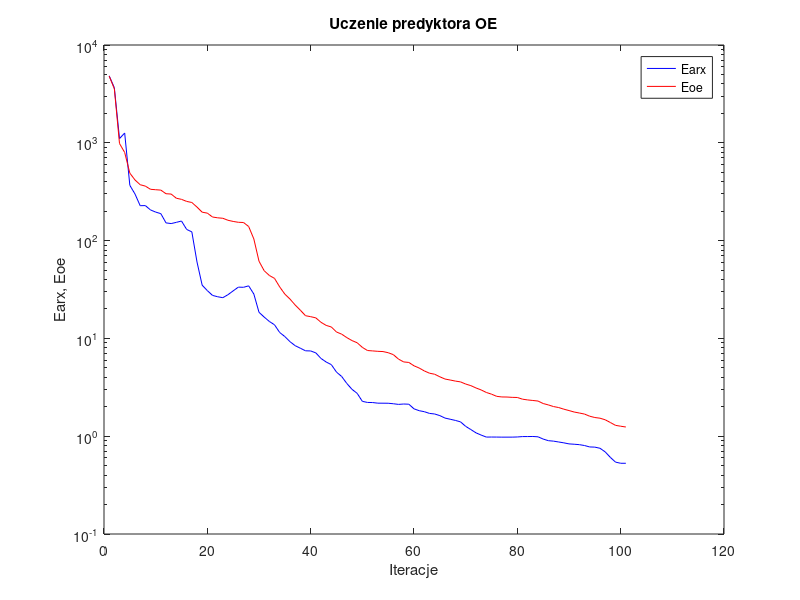
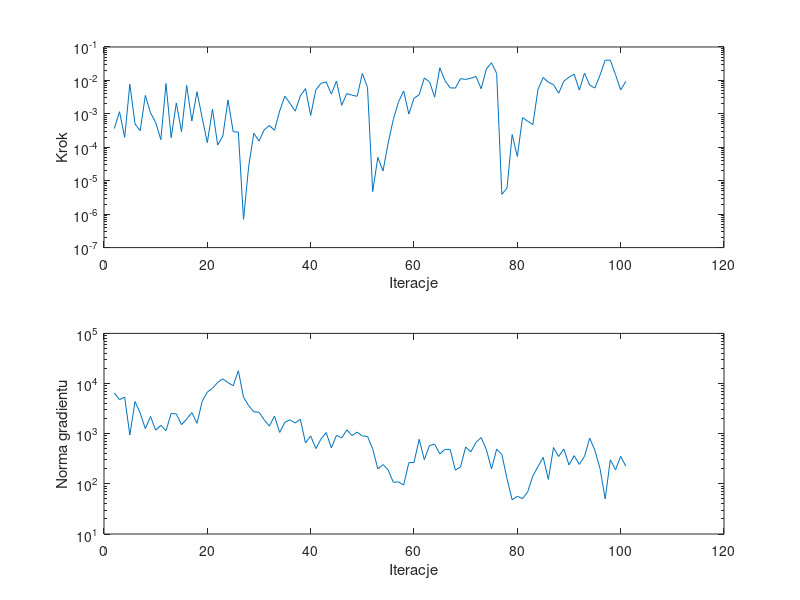

Reproduce these figures in MATLAB, in order.
%uczenie predyktora oe
clear all;
n=0; farx(n+1)=4.840023e+003; foe(n+1)=4.807347e+003; wspucz(n+1)=0.000000e+000; ng(n+1)=0.000000e+000;
%odnowa zmiennej metryki
n=1; farx(n+1)=3.662524e+003; foe(n+1)=3.568643e+003; krok(n+1)=3.643472e-004; ng(n+1)=6.502341e+003;
n=2; farx(n+1)=1.104509e+003; foe(n+1)=9.835989e+002; krok(n+1)=1.157298e-003; ng(n+1)=4.765558e+003;
n=3; farx(n+1)=1.258836e+003; foe(n+1)=7.969088e+002; krok(n+1)=1.993791e-004; ng(n+1)=5.360111e+003;
n=4; farx(n+1)=3.674376e+002; foe(n+1)=4.896939e+002; krok(n+1)=7.702766e-003; ng(n+1)=9.417648e+002;
n=5; farx(n+1)=2.995059e+002; foe(n+1)=4.168426e+002; krok(n+1)=5.018139e-004; ng(n+1)=4.381183e+003;
n=6; farx(n+1)=2.274655e+002; foe(n+1)=3.727463e+002; krok(n+1)=3.125285e-004; ng(n+1)=2.582843e+003;
n=7; farx(n+1)=2.280513e+002; foe(n+1)=3.607834e+002; krok(n+1)=3.559503e-003; ng(n+1)=1.259548e+003;
n=8; farx(n+1)=2.058612e+002; foe(n+1)=3.346437e+002; krok(n+1)=1.079728e-003; ng(n+1)=2.205597e+003;
n=9; farx(n+1)=1.957232e+002; foe(n+1)=3.313411e+002; krok(n+1)=5.524716e-004; ng(n+1)=1.174403e+003;
n=10; farx(n+1)=1.886214e+002; foe(n+1)=3.283514e+002; krok(n+1)=1.691914e-004; ng(n+1)=1.468838e+003;
n=11; farx(n+1)=1.517665e+002; foe(n+1)=3.014927e+002; krok(n+1)=8.072124e-003; ng(n+1)=1.148690e+003;
n=12; farx(n+1)=1.493395e+002; foe(n+1)=2.991827e+002; krok(n+1)=1.935115e-004; ng(n+1)=2.529973e+003;
n=13; farx(n+1)=1.536835e+002; foe(n+1)=2.711102e+002; krok(n+1)=2.121656e-003; ng(n+1)=2.487284e+003;
n=14; farx(n+1)=1.585339e+002; foe(n+1)=2.641056e+002; krok(n+1)=2.914486e-004; ng(n+1)=1.517791e+003;
n=15; farx(n+1)=1.300415e+002; foe(n+1)=2.516321e+002; krok(n+1)=7.088910e-003; ng(n+1)=1.950810e+003;
n=16; farx(n+1)=1.228032e+002; foe(n+1)=2.453155e+002; krok(n+1)=6.126034e-004; ng(n+1)=2.639635e+003;
n=17; farx(n+1)=6.043611e+001; foe(n+1)=2.201240e+002; krok(n+1)=4.586643e-003; ng(n+1)=1.611872e+003;
n=18; farx(n+1)=3.499959e+001; foe(n+1)=1.951946e+002; krok(n+1)=7.589753e-004; ng(n+1)=4.399161e+003;
n=19; farx(n+1)=3.080180e+001; foe(n+1)=1.909539e+002; krok(n+1)=1.377639e-004; ng(n+1)=6.767024e+003;
n=20; farx(n+1)=2.752722e+001; foe(n+1)=1.743135e+002; krok(n+1)=1.389400e-003; ng(n+1)=8.040758e+003;
n=21; farx(n+1)=2.666303e+001; foe(n+1)=1.710160e+002; krok(n+1)=1.168734e-004; ng(n+1)=1.054976e+004;
n=22; farx(n+1)=2.608472e+001; foe(n+1)=1.691859e+002; krok(n+1)=2.178264e-004; ng(n+1)=1.240320e+004;
n=23; farx(n+1)=2.799438e+001; foe(n+1)=1.613643e+002; krok(n+1)=2.607264e-003; ng(n+1)=1.043862e+004;
n=24; farx(n+1)=3.062345e+001; foe(n+1)=1.570515e+002; krok(n+1)=2.929807e-004; ng(n+1)=9.021450e+003;
n=25; farx(n+1)=3.343647e+001; foe(n+1)=1.538969e+002; krok(n+1)=2.844031e-004; ng(n+1)=1.800401e+004;
%odnowa zmiennej metryki
n=26; farx(n+1)=3.331050e+001; foe(n+1)=1.531505e+002; krok(n+1)=6.973711e-007; ng(n+1)=5.359567e+003;
n=27; farx(n+1)=3.446842e+001; foe(n+1)=1.393345e+002; krok(n+1)=2.692622e-005; ng(n+1)=3.625077e+003;
n=28; farx(n+1)=2.841650e+001; foe(n+1)=1.040080e+002; krok(n+1)=2.632539e-004; ng(n+1)=2.729298e+003;
n=29; farx(n+1)=1.848464e+001; foe(n+1)=6.153305e+001; krok(n+1)=1.530291e-004; ng(n+1)=2.680671e+003;
n=30; farx(n+1)=1.652714e+001; foe(n+1)=4.922789e+001; krok(n+1)=3.309440e-004; ng(n+1)=1.900241e+003;
n=31; farx(n+1)=1.490528e+001; foe(n+1)=4.400451e+001; krok(n+1)=4.465528e-004; ng(n+1)=1.416322e+003;
n=32; farx(n+1)=1.378290e+001; foe(n+1)=4.110563e+001; krok(n+1)=3.229906e-004; ng(n+1)=2.238575e+003;
n=33; farx(n+1)=1.150029e+001; foe(n+1)=3.364421e+001; krok(n+1)=1.222281e-003; ng(n+1)=1.060940e+003;
n=34; farx(n+1)=1.044298e+001; foe(n+1)=2.837096e+001; krok(n+1)=3.388445e-003; ng(n+1)=1.688751e+003;
n=35; farx(n+1)=9.257458e+000; foe(n+1)=2.523342e+001; krok(n+1)=2.063028e-003; ng(n+1)=1.891614e+003;
n=36; farx(n+1)=8.426163e+000; foe(n+1)=2.195303e+001; krok(n+1)=1.202286e-003; ng(n+1)=1.633589e+003;
n=37; farx(n+1)=7.937864e+000; foe(n+1)=1.943461e+001; krok(n+1)=3.427028e-003; ng(n+1)=1.939585e+003;
n=38; farx(n+1)=7.469568e+000; foe(n+1)=1.706379e+001; krok(n+1)=5.711090e-003; ng(n+1)=6.540354e+002;
n=39; farx(n+1)=7.443035e+000; foe(n+1)=1.668004e+001; krok(n+1)=8.931057e-004; ng(n+1)=9.013155e+002;
n=40; farx(n+1)=7.108223e+000; foe(n+1)=1.621533e+001; krok(n+1)=5.233259e-003; ng(n+1)=5.045388e+002;
n=41; farx(n+1)=6.236256e+000; foe(n+1)=1.460509e+001; krok(n+1)=8.180929e-003; ng(n+1)=7.843421e+002;
n=42; farx(n+1)=5.737567e+000; foe(n+1)=1.358683e+001; krok(n+1)=9.041785e-003; ng(n+1)=1.052030e+003;
n=43; farx(n+1)=5.391094e+000; foe(n+1)=1.308200e+001; krok(n+1)=3.918749e-003; ng(n+1)=5.208371e+002;
n=44; farx(n+1)=4.521232e+000; foe(n+1)=1.162357e+001; krok(n+1)=9.584210e-003; ng(n+1)=9.278453e+002;
n=45; farx(n+1)=4.079571e+000; foe(n+1)=1.105316e+001; krok(n+1)=1.797919e-003; ng(n+1)=8.209832e+002;
n=46; farx(n+1)=3.460639e+000; foe(n+1)=1.018373e+001; krok(n+1)=4.051549e-003; ng(n+1)=1.191748e+003;
n=47; farx(n+1)=3.014271e+000; foe(n+1)=9.500550e+000; krok(n+1)=3.621201e-003; ng(n+1)=9.184709e+002;
n=48; farx(n+1)=2.742960e+000; foe(n+1)=9.024119e+000; krok(n+1)=3.349706e-003; ng(n+1)=1.074871e+003;
n=49; farx(n+1)=2.272587e+000; foe(n+1)=8.097462e+000; krok(n+1)=1.617035e-002; ng(n+1)=8.996541e+002;
n=50; farx(n+1)=2.213949e+000; foe(n+1)=7.516373e+000; krok(n+1)=6.193383e-003; ng(n+1)=8.845814e+002;
%odnowa zmiennej metryki
n=51; farx(n+1)=2.208674e+000; foe(n+1)=7.448816e+000; krok(n+1)=4.717423e-006; ng(n+1)=5.002740e+002;
n=52; farx(n+1)=2.176746e+000; foe(n+1)=7.377008e+000; krok(n+1)=4.980227e-005; ng(n+1)=1.984490e+002;
n=53; farx(n+1)=2.175174e+000; foe(n+1)=7.335592e+000; krok(n+1)=1.954543e-005; ng(n+1)=2.420738e+002;
n=54; farx(n+1)=2.172823e+000; foe(n+1)=7.141919e+000; krok(n+1)=1.340733e-004; ng(n+1)=1.891859e+002;
n=55; farx(n+1)=2.147227e+000; foe(n+1)=6.822778e+000; krok(n+1)=6.847610e-004; ng(n+1)=1.074637e+002;
n=56; farx(n+1)=2.114899e+000; foe(n+1)=6.142689e+000; krok(n+1)=2.286608e-003; ng(n+1)=1.092615e+002;
n=57; farx(n+1)=2.133852e+000; foe(n+1)=5.748288e+000; krok(n+1)=4.830641e-003; ng(n+1)=9.474853e+001;
n=58; farx(n+1)=2.123962e+000; foe(n+1)=5.677211e+000; krok(n+1)=9.824964e-004; ng(n+1)=2.642824e+002;
n=59; farx(n+1)=1.905120e+000; foe(n+1)=5.246915e+000; krok(n+1)=2.939560e-003; ng(n+1)=2.671313e+002;
n=60; farx(n+1)=1.823415e+000; foe(n+1)=4.980091e+000; krok(n+1)=3.722051e-003; ng(n+1)=7.730880e+002;
n=61; farx(n+1)=1.780926e+000; foe(n+1)=4.648709e+000; krok(n+1)=1.183052e-002; ng(n+1)=3.033570e+002;
n=62; farx(n+1)=1.710293e+000; foe(n+1)=4.406912e+000; krok(n+1)=9.100900e-003; ng(n+1)=5.818999e+002;
n=63; farx(n+1)=1.687202e+000; foe(n+1)=4.301113e+000; krok(n+1)=3.151553e-003; ng(n+1)=6.163382e+002;
n=64; farx(n+1)=1.623837e+000; foe(n+1)=4.050182e+000; krok(n+1)=2.387143e-002; ng(n+1)=3.960793e+002;
n=65; farx(n+1)=1.532418e+000; foe(n+1)=3.842335e+000; krok(n+1)=9.824309e-003; ng(n+1)=4.870938e+002;
n=66; farx(n+1)=1.491379e+000; foe(n+1)=3.754087e+000; krok(n+1)=5.997467e-003; ng(n+1)=4.862249e+002;
n=67; farx(n+1)=1.450185e+000; foe(n+1)=3.661853e+000; krok(n+1)=5.887869e-003; ng(n+1)=1.877065e+002;
n=68; farx(n+1)=1.402171e+000; foe(n+1)=3.592728e+000; krok(n+1)=1.131031e-002; ng(n+1)=2.170192e+002;
n=69; farx(n+1)=1.261278e+000; foe(n+1)=3.415374e+000; krok(n+1)=1.069268e-002; ng(n+1)=5.440717e+002;
n=70; farx(n+1)=1.169620e+000; foe(n+1)=3.289010e+000; krok(n+1)=1.165911e-002; ng(n+1)=4.329394e+002;
n=71; farx(n+1)=1.082268e+000; foe(n+1)=3.113762e+000; krok(n+1)=1.308616e-002; ng(n+1)=6.731261e+002;
n=72; farx(n+1)=1.026878e+000; foe(n+1)=2.971839e+000; krok(n+1)=5.655154e-003; ng(n+1)=8.360150e+002;
n=73; farx(n+1)=9.796187e-001; foe(n+1)=2.800126e+000; krok(n+1)=2.191235e-002; ng(n+1)=4.845781e+002;
n=74; farx(n+1)=9.806321e-001; foe(n+1)=2.691091e+000; krok(n+1)=3.369650e-002; ng(n+1)=1.989939e+002;
n=75; farx(n+1)=9.798090e-001; foe(n+1)=2.556469e+000; krok(n+1)=1.614645e-002; ng(n+1)=4.911786e+002;
%odnowa zmiennej metryki
n=76; farx(n+1)=9.781540e-001; foe(n+1)=2.519535e+000; krok(n+1)=3.908657e-006; ng(n+1)=3.870304e+002;
n=77; farx(n+1)=9.783237e-001; foe(n+1)=2.515267e+000; krok(n+1)=5.997350e-006; ng(n+1)=1.274187e+002;
n=78; farx(n+1)=9.784933e-001; foe(n+1)=2.495701e+000; krok(n+1)=2.406525e-004; ng(n+1)=4.810041e+001;
n=79; farx(n+1)=9.821331e-001; foe(n+1)=2.488344e+000; krok(n+1)=5.314479e-005; ng(n+1)=5.662068e+001;
n=80; farx(n+1)=9.912330e-001; foe(n+1)=2.390972e+000; krok(n+1)=7.663457e-004; ng(n+1)=5.057325e+001;
n=81; farx(n+1)=9.918201e-001; foe(n+1)=2.349199e+000; krok(n+1)=6.038301e-004; ng(n+1)=6.930124e+001;
n=82; farx(n+1)=9.934988e-001; foe(n+1)=2.319035e+000; krok(n+1)=4.770094e-004; ng(n+1)=1.437975e+002;
n=83; farx(n+1)=9.859849e-001; foe(n+1)=2.288474e+000; krok(n+1)=5.400718e-003; ng(n+1)=2.212480e+002;
n=84; farx(n+1)=9.350563e-001; foe(n+1)=2.158280e+000; krok(n+1)=1.226153e-002; ng(n+1)=3.377743e+002;
n=85; farx(n+1)=9.001029e-001; foe(n+1)=2.089088e+000; krok(n+1)=8.839546e-003; ng(n+1)=1.223919e+002;
n=86; farx(n+1)=8.902867e-001; foe(n+1)=2.009932e+000; krok(n+1)=7.517453e-003; ng(n+1)=5.297278e+002;
n=87; farx(n+1)=8.727846e-001; foe(n+1)=1.963420e+000; krok(n+1)=4.126056e-003; ng(n+1)=3.504305e+002;
n=88; farx(n+1)=8.552552e-001; foe(n+1)=1.889337e+000; krok(n+1)=9.513276e-003; ng(n+1)=4.965292e+002;
n=89; farx(n+1)=8.344760e-001; foe(n+1)=1.829125e+000; krok(n+1)=1.251384e-002; ng(n+1)=2.379479e+002;
n=90; farx(n+1)=8.277414e-001; foe(n+1)=1.767357e+000; krok(n+1)=1.536047e-002; ng(n+1)=3.652892e+002;
n=91; farx(n+1)=8.195833e-001; foe(n+1)=1.726350e+000; krok(n+1)=5.139053e-003; ng(n+1)=2.439208e+002;
n=92; farx(n+1)=8.030508e-001; foe(n+1)=1.684044e+000; krok(n+1)=1.664795e-002; ng(n+1)=3.525691e+002;
n=93; farx(n+1)=7.765975e-001; foe(n+1)=1.601485e+000; krok(n+1)=7.242402e-003; ng(n+1)=8.174939e+002;
n=94; farx(n+1)=7.732524e-001; foe(n+1)=1.552612e+000; krok(n+1)=5.894618e-003; ng(n+1)=4.691669e+002;
n=95; farx(n+1)=7.526264e-001; foe(n+1)=1.527874e+000; krok(n+1)=1.430505e-002; ng(n+1)=2.024985e+002;
n=96; farx(n+1)=6.916625e-001; foe(n+1)=1.472313e+000; krok(n+1)=4.034388e-002; ng(n+1)=5.027350e+001;
n=97; farx(n+1)=6.077189e-001; foe(n+1)=1.381004e+000; krok(n+1)=4.017797e-002; ng(n+1)=3.023357e+002;
n=98; farx(n+1)=5.433496e-001; foe(n+1)=1.291120e+000; krok(n+1)=1.495979e-002; ng(n+1)=1.901359e+002;
n=99; farx(n+1)=5.287341e-001; foe(n+1)=1.265151e+000; krok(n+1)=5.186798e-003; ng(n+1)=3.532040e+002;
n=100; farx(n+1)=5.286767e-001; foe(n+1)=1.241553e+000; krok(n+1)=9.358895e-003; ng(n+1)=2.248857e+002;

figure; semilogy(farx,'b'); hold on; semilogy(foe,'r'); xlabel('Iteracje'); ylabel('Earx, Eoe'); legend('Earx','Eoe'); title('Uczenie predyktora OE');
figure; subplot(2,1,1); semilogy(krok); xlabel('Iteracje'); ylabel('Krok');
subplot(2,1,2); semilogy(ng); xlabel('Iteracje'); ylabel('Norma gradientu');
Earx=farx(n+1)
Eoe=foe(n+1)
